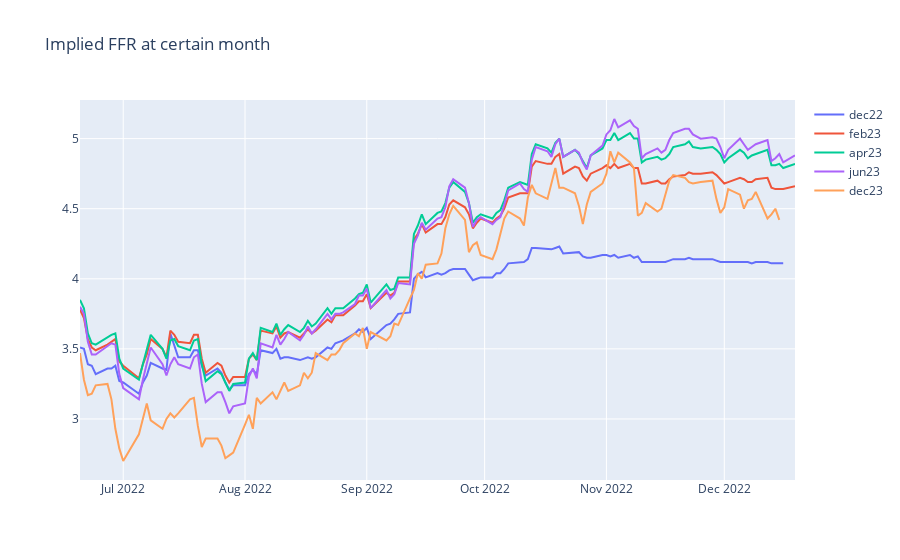

Source (notebook cell):
### Code cell
fig = go.Figure()
fig.update_layout(title = "Implied FFR at certain month")
dfs = {'dec22':dec22, 
       'feb23':feb23,
       'apr23':apr23, 
       'jun23':jun23,
       'dec23':dec23}

for i in dfs:
    dfpp= dfs[i]
    cols = dfpp.columns
    fig.add_trace(go.Scatter(x = df[cols[0]], y = df[cols[1]], name = i))

fig.show()
